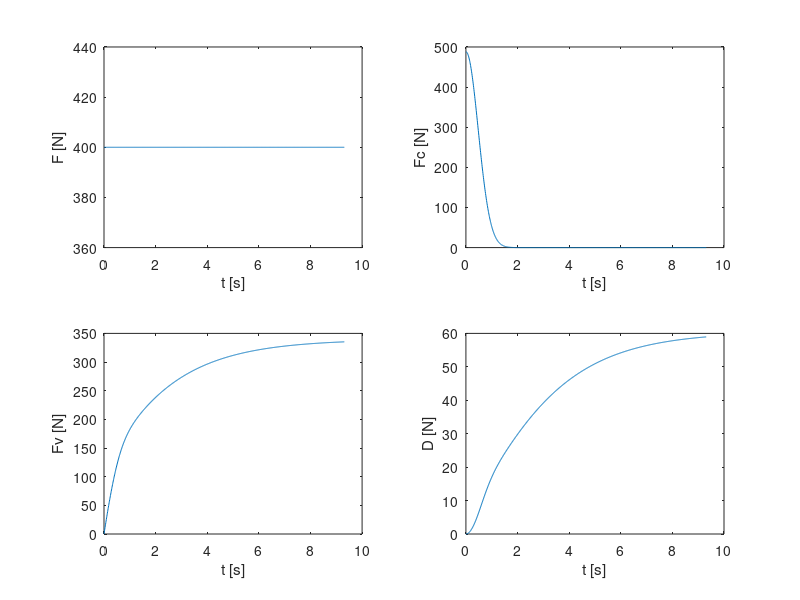

The MATLAB source for this figure:
T=20;
dt=0.01;
n=ceil(T/dt);
t=zeros(n,1);
Fc=zeros(n,1);
Fv=zeros(n,1);
D=zeros(n,1);
v=zeros(n,1);
a=zeros(n,1);
x=zeros(n,1);
F=zeros(n,1);
rho=1.293;
Cd=1.2;
A=0.45;
w=0;
tc=0.67;
fc=488;
fv=25.8;
i=1;
m=80;

while (i<n-1)&&(x(i)<100)
D(i)=(1/2)*A*(1-0.25*exp(-(t(i)./tc).^2))*rho*Cd*(v(i).^2);
Fc(i)=fc*exp(-(t(i)./tc).^2);
Fv(i)=fv.*v(i);
F(i)=400;
a(i)=(F(i)+Fc(i)-Fv(i)-D(i))/m;
v(i+1)=v(i) + dt*a(i);
x(i+1) = x(i) + dt*v(i);
t(i+1) = t(i) + dt;
i = i + 1;
end
subplot(2,2,1)
plot(t(1:i-1),F(1:i-1))
xlabel('t [s]')
ylabel('F [N]')
subplot(2,2,2)
plot(t(1:i-1),Fc(1:i-1))
xlabel('t [s]')
ylabel('Fc [N]')
subplot(2,2,3)
plot(t(1:i-1),Fv(1:i-1))
xlabel('t [s]')
ylabel('Fv [N]')
subplot(2,2,4)
plot(t(1:i-1),D(1:i-1))
xlabel('t [s]')
ylabel('D [N]')
display(t(i))